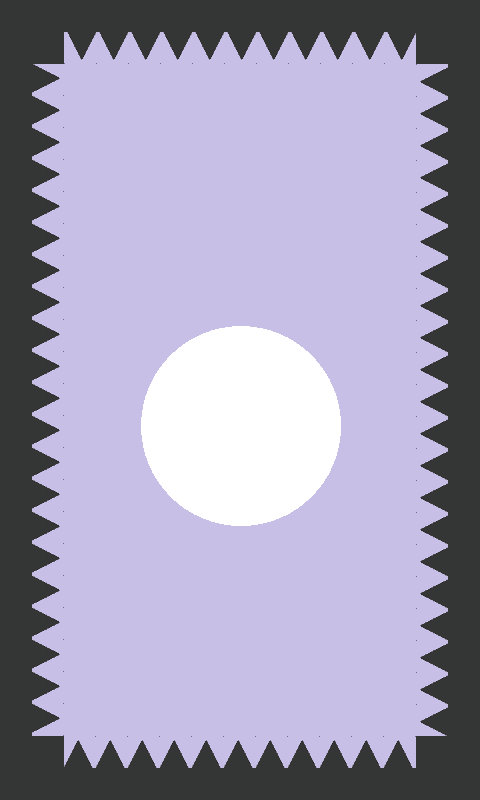

This is a level from a 2D game, rendered from its Tiled map with the project's own tilesets. A one-line summary and the map file follow, with tile-layer data summarised:
An orthogonal 15x25 tile map with 32x32 px tiles, 2 tile layers (bg, spikes), 6 tilesets and 46 objects.

<map version="1.0" orientation="orthogonal" renderorder="right-down" width="15" height="25" tilewidth="32" tileheight="32" nextobjectid="81">
 <tileset firstgid="1" name="circle" tilewidth="32" tileheight="32" tilecount="375" columns="15">
  <image source="circle.png" width="480" height="800" />
 </tileset>
 <tileset firstgid="376" name="leftspike" tilewidth="32" tileheight="32" tilecount="1" columns="1">
  <image source="leftspike.png" width="32" height="32" />
 </tileset>
 <tileset firstgid="377" name="bottomspike" tilewidth="32" tileheight="32" tilecount="1" columns="1">
  <image source="bottomspike.png" width="32" height="32" />
 </tileset>
 <tileset firstgid="378" name="rightspike" tilewidth="32" tileheight="32" tilecount="1" columns="1">
  <image source="rightspike.png" width="32" height="32" />
 </tileset>
 <tileset firstgid="379" name="upspike" tilewidth="32" tileheight="32" tilecount="1" columns="1">
  <image source="upspike.png" width="32" height="32" />
 </tileset>
 <tileset firstgid="380" name="full" tilewidth="32" tileheight="32" tilecount="1" columns="1">
  <image source="full.png" width="32" height="32" />
 </tileset>
 <layer name="bg" width="15" height="25">
  <data>[375 cells, 375 non-empty, 295 distinct tile ids]</data>
 </layer>
 <layer name="spikes" width="15" height="25">
  <data>[375 cells, 64 non-empty, 4 distinct tile ids]</data>
 </layer>
 <objectgroup name="spikes">
  <object id="79" x="0" y="0" width="480" height="64" />
  <object id="80" x="0" y="736" width="480" height="64" />
 </objectgroup>
 <objectgroup name="wall">
  <object id="76" x="0" y="64" width="32" height="672" />
  <object id="77" x="448" y="64" width="32" height="672" />
 </objectgroup>
 <objectgroup name="left spikes">
  <object id="33" x="32" y="64" width="32" height="32" />
  <object id="34" x="32" y="96" width="32" height="32" />
  <object id="35" x="32" y="128" width="32" height="32" />
  <object id="36" x="32" y="160" width="32" height="32" />
  <object id="37" x="32" y="192" width="32" height="32" />
  <object id="38" x="32" y="224" width="32" height="32" />
  <object id="39" x="32" y="256" width="32" height="32" />
  <object id="40" x="32" y="288" width="32" height="32" />
  <object id="41" x="32" y="320" width="32" height="32" />
  <object id="42" x="32" y="352" width="32" height="32" />
  <object id="43" x="32" y="384" width="32" height="32" />
  <object id="44" x="32" y="416" width="32" height="32" />
  <object id="45" x="32" y="448" width="32" height="32" />
  <object id="46" x="32" y="480" width="32" height="32" />
  <object id="47" x="32" y="512" width="32" height="32" />
  <object id="48" x="32" y="544" width="32" height="32" />
  <object id="49" x="32" y="576" width="32" height="32" />
  <object id="50" x="32" y="608" width="32" height="32" />
  <object id="51" x="32" y="640" width="32" height="32" />
  <object id="52" x="32" y="672" width="32" height="32" />
  <object id="53" x="32" y="704" width="32" height="32" />
 </objectgroup>
 <objectgroup name="righ tspikes">
  <object id="54" x="416" y="64" width="32" height="32" />
  <object id="55" x="416" y="96" width="32" height="32" />
  <object id="56" x="416" y="128" width="32" height="32" />
  <object id="57" x="416" y="160" width="32" height="32" />
  <object id="58" x="416" y="192" width="32" height="32" />
  <object id="59" x="416" y="224" width="32" height="32" />
  <object id="60" x="416" y="256" width="32" height="32" />
  <object id="61" x="416" y="288" width="32" height="32" />
  <object id="62" x="416" y="320" width="32" height="32" />
  <object id="63" x="416" y="352" width="32" height="32" />
  <object id="64" x="416" y="384" width="32" height="32" />
  <object id="65" x="416" y="416" width="32" height="32" />
  <object id="66" x="416" y="448" width="32" height="32" />
  <object id="67" x="416" y="480" width="32" height="32" />
  <object id="68" x="416" y="512" width="32" height="32" />
  <object id="69" x="416" y="544" width="32" height="32" />
  <object id="70" x="416" y="576" width="32" height="32" />
  <object id="71" x="416" y="608" width="32" height="32" />
  <object id="72" x="416" y="640" width="32" height="32" />
  <object id="73" x="416" y="672" width="32" height="32" />
  <object id="74" x="416" y="704" width="32" height="32" />
 </objectgroup>
</map>